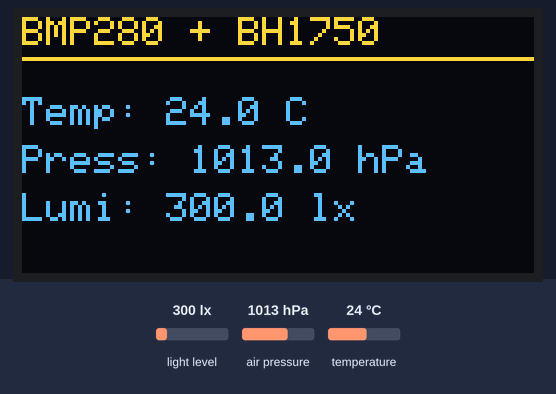
This sketch was run on a simulated ESP8266 (Wemos D1 mini). Shown: 128×64 one-colour display. The inputs (shaded band) are chosen by the test bench; at power-on: light level 300 lx, air pressure 1013 hPa, temperature 24 °C. The OLED is the two-colour kind (top 16 rows yellow); what the sketch prints to the serial monitor is not drawn.

Above: at 4.2 s.
4.3 s: light level set to 40 lx
At 5.0 s:
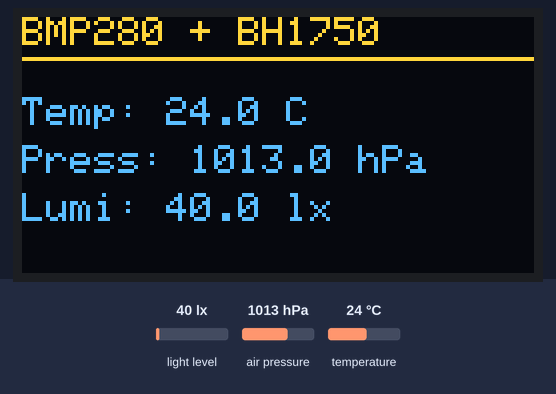
6.4 s: air pressure set to 952 hPa
At 8.2 s:
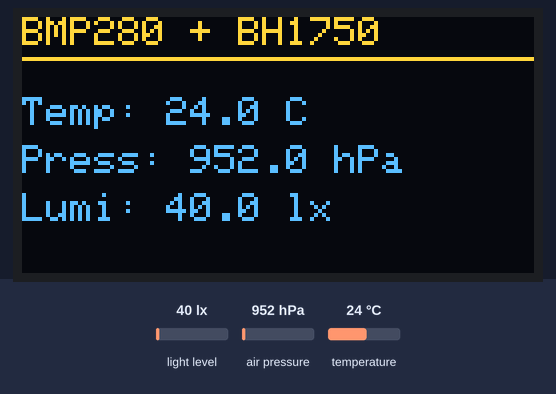
9.1 s: temperature set to 12 °C
At 10.4 s:
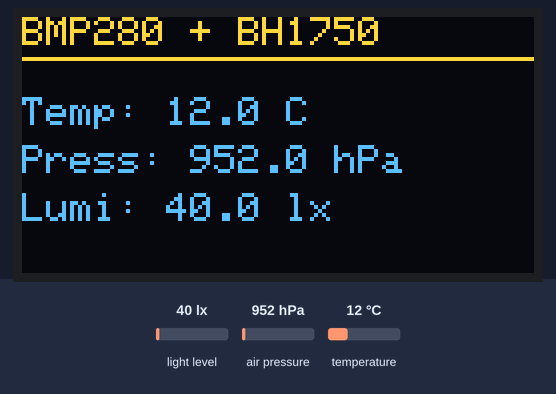
11.2 s: light level set to 500 lx
At 13.4 s:
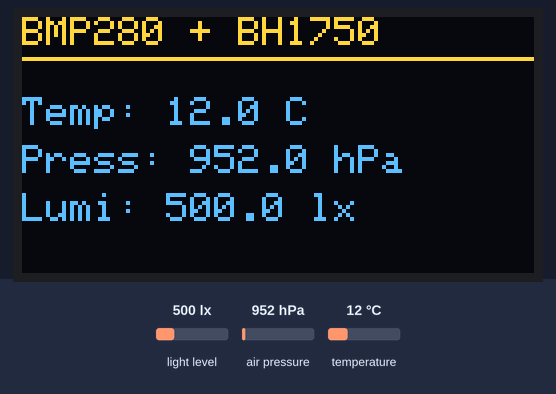
13.7 s: air pressure set to 975 hPa
At 14.6 s:
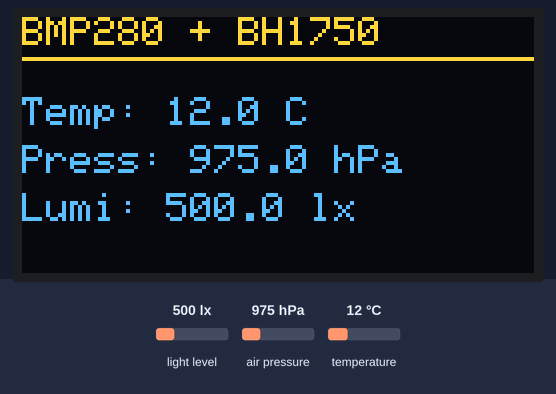
Timing chart, 0 to 16.7 s (numbered marks = the images above; inputs shaded):
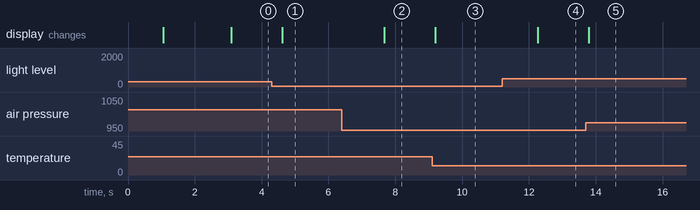

The sketch:

apprentissage.ino
```cpp
#include <Wire.h>
#include <Adafruit_GFX.h>
#include <Adafruit_SSD1306.h>
#include <Adafruit_BMP280.h>
#include <BH1750.h>

// Dimensions de l'écran OLED
#define SCREEN_WIDTH 128
#define SCREEN_HEIGHT 64

// Création des objets
Adafruit_SSD1306 display(SCREEN_WIDTH, SCREEN_HEIGHT, &Wire, -1);
Adafruit_BMP280 bmp;   // Capteur de température et pression
BH1750 lightMeter;     // Capteur de luminosité

void setup() {
  Serial.begin(115200);
  delay(1000);
  Serial.println("\n=== Wemos D1 mini + OLED + BMP280 + BH1750 ===");

  Wire.begin(D1, D2); // SDA = D1, SCL = D2

  // --- Initialisation de l'écran ---
  if (!display.begin(SSD1306_SWITCHCAPVCC, 0x3C)) {
    Serial.println(F("Erreur : ecran OLED non detecte !"));
    while (true);
  }

  // --- Initialisation du BMP280 ---
  bool bmpStatus = bmp.begin(0x76); // Adresse courante
  if (!bmpStatus) {
    Serial.println(F("BMP280 non detecte a 0x76, essai 0x77..."));
    if (!bmp.begin(0x77)) {
      Serial.println(F("Erreur : capteur BMP280 non trouve !"));
      while (true);
    }
  }

  // --- Initialisation du BH1750 ---
  if (!lightMeter.begin(BH1750::CONTINUOUS_HIGH_RES_MODE)) {
    Serial.println(F("Erreur : capteur BH1750 non detecte !"));
    while (true);
  }

  // --- Message de démarrage ---
  display.clearDisplay();
  display.setTextSize(1);
  display.setTextColor(SSD1306_WHITE);
  display.setCursor(0, 10);
  display.println("Wemos D1 mini OK");
  display.println("BMP280 + BH1750");
  display.println("Initialisation...");
  display.display();
  delay(2000);
}

void loop() {
  // --- Lecture des deux capteurs ---
  float temperature = bmp.readTemperature();       // °C
  float pressure = bmp.readPressure() / 100.0;     // hPa
  float lux = lightMeter.readLightLevel();         // Lux

  // --- Affichage série ---
  Serial.print("Temp = ");
  Serial.print(temperature);
  Serial.print(" °C | Press = ");
  Serial.print(pressure);
  Serial.print(" hPa | Lux = ");
  Serial.print(lux);
  Serial.println(" lx");

  // --- Affichage sur OLED ---
  display.clearDisplay();
  display.setTextSize(1);
  display.setTextColor(SSD1306_WHITE);

  display.setCursor(0, 0);
  display.println("BMP280 + BH1750");
  display.drawLine(0, 10, 127, 10, SSD1306_WHITE);

  display.setCursor(0, 20);
  display.print("Temp: ");
  display.print(temperature, 1);
  display.println(" C");

  display.setCursor(0, 32);
  display.print("Press: ");
  display.print(pressure, 1);
  display.println(" hPa");

  display.setCursor(0, 44);
  display.print("Lumi: ");
  display.print(lux, 1);
  display.println(" lx");

  display.display();

  delay(1500);
}
```

Measured:
- after the input at 4.3 s, the display: changes after 0.31 s (image 1)
- after the input at 6.4 s, the display: changes after 1.3 s (image 2)
- after the input at 9.1 s, the display: changes after 0.10 s (image 3)
- after the input at 11.2 s, the display: changes after 1.1 s (image 4)
- after the input at 13.7 s, the display: changes after 0.09 s (image 5)
